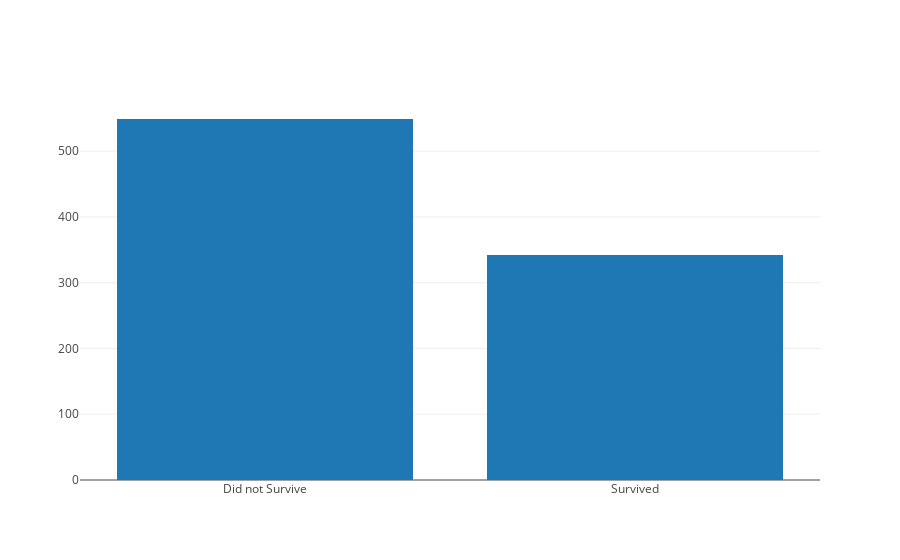

Notebook code for this chart:
### Code cell
survived_array = df['Survived'].value_counts()
survived_array

data = [go.Bar(x=['Did not Survive', 'Survived'], y=survived_array)]

py.iplot(data)
# its not horribly imbalanced, but I still should use stratified k fold 
# http://web.cs.iastate.edu/~jtian/cs573/Papers/Kohavi-IJCAI-95.pdf for more details

### Figure 1 — Plotly figure (JSON) as saved in the notebook; plotly's stock layout.template omitted (floating-point values rounded to 4 significant figures)
{"data": [{"type": "bar", "uid": "3a3433f2-a5ae-11e8-918f-88e9fe7b2dc1", "x": ["Did not Survive", "Survived"], "y": [549, 342]}], "layout": {}}
